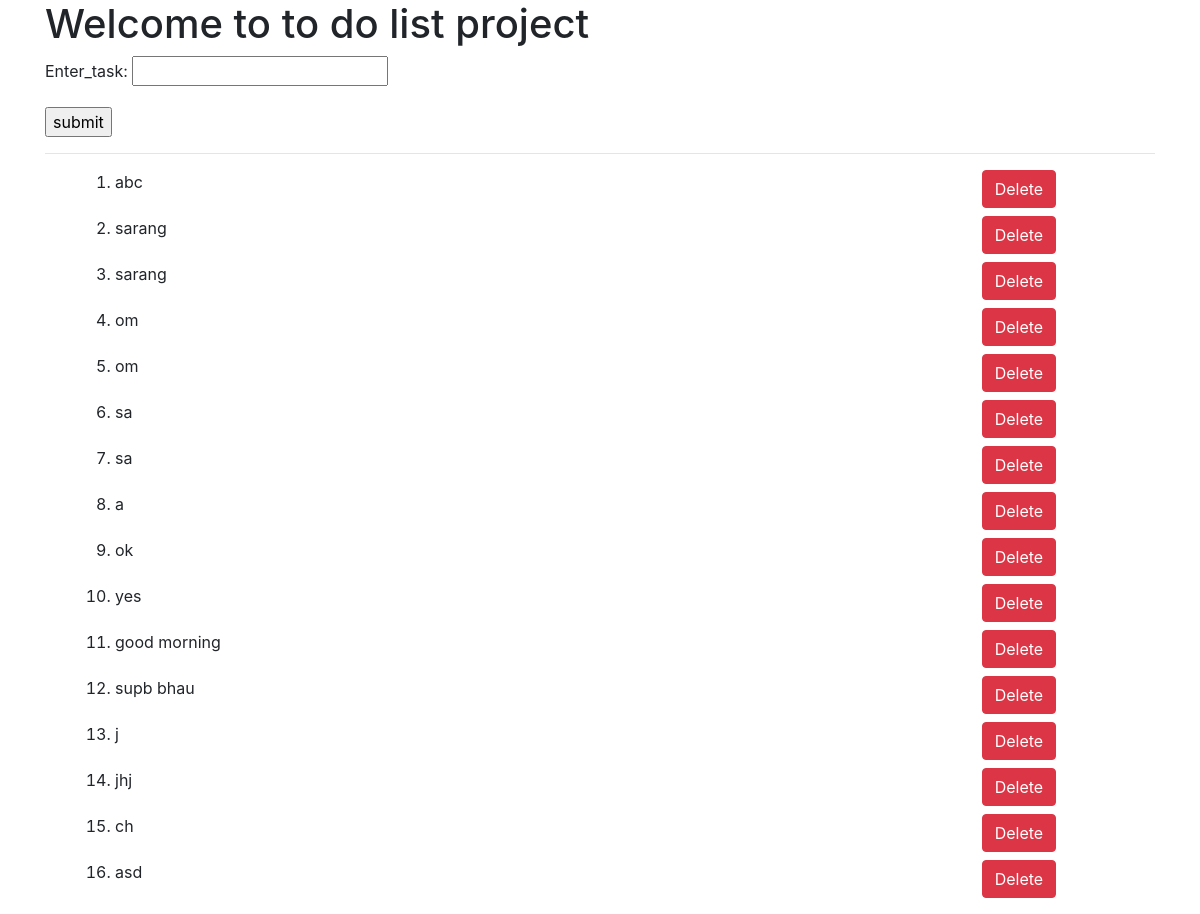
Page /task/ on the committed database.
### basic_app/models.py (models this page shows, shortened)
class Task(models.Model):
    enter_task=models.CharField(("Enter_task"), max_length=150)
    def __str__(self):
        return self.enter_task
        return reverse("model_detail", kwargs={"pk": self.pk})

### basic_app/views.py (the view, shortened to what this page needs)
# urls.py: path('task/',TaskView.as_view(),name="task"),
class TaskView(View):
    form_class=Taskform
    print(form_class)
    def get(self,request):
        form = self.form_class()
        task_list=Task.objects.all()
        context={
            "task_list":task_list,
            "form": form
        }
        return render(request,"basic_app/task_create.html",context)

### basic_app/forms.py
class Taskform(ModelForm):
    class Meta():
        model= Task
        fields=("__all__")

### basic_app/templates/basic_app/task_create.html (shortened to what this page needs)
{% extends "basic_app/basic.html" %}
{% block body_block %}
<form method="post" action="">
    {{form.as_p}}
    <input type="submit" class="btn-btn-primary" value="submit">
</form>
<hr>
<ol>
<div class="container">
{% for a in task_list  %}
    {% if a %}
    <div class="row mx-auto my-2">
        <div class="col-10">
            <li>{{a}}</li>
        </div>
        <div class="col-2">
            <form method="POST" action="/task_delete/{{a.id}}/">
                <input type="submit" class="btn btn-danger" value="Delete">
            </form>
        </div>
     </div>
    {% else %}
        <h3>NO task created</h3>
    {% endif %}
{% endfor %}
</ol>
</div>
{% endblock body_block %}

### basic_app/templates/basic_app/basic.html (shortened to what this page needs)
<!DOCTYPE html>
{% load static %}
<html>
    <head>
        <link rel="stylesheet" href="https://stackpath.bootstrapcdn.com/bootstrap/4.3.1/css/bootstrap.min.css">
    </head>
<body>
    <div class="container">
    <h1> Welcome to to do list project </h1>
         {% block body_block %}
         {% endblock  %}
    </body>
</html>

### rows in the picture
Task: enter_task "abc"
Task: enter_task "sarang"
Task: enter_task "sarang"
Task: enter_task "om"
Task: enter_task "om"
Task: enter_task "sa"
Task: enter_task "sa"
Task: enter_task "a"
Task: enter_task "ok"
Task: enter_task "yes"
Task: enter_task "good morning"
Task: enter_task "supb bhau"
Task: enter_task "j"
Task: enter_task "jhj"
Task: enter_task "ch"
Task: enter_task "asd"
